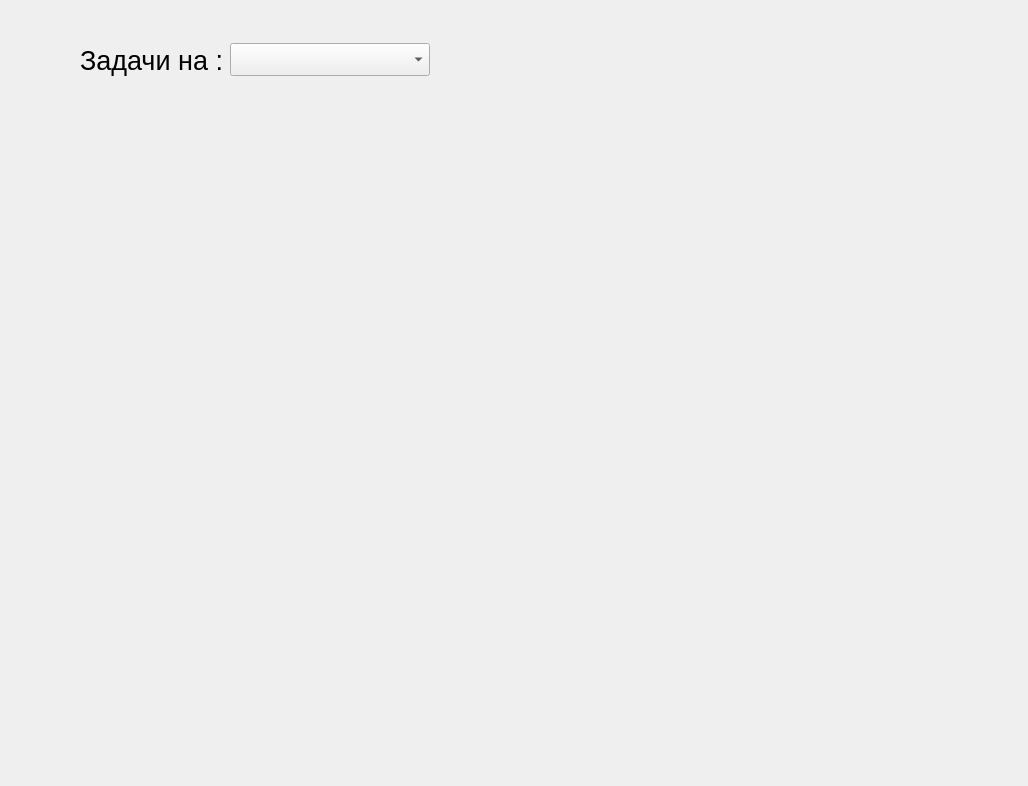
<?xml version="1.0" encoding="UTF-8"?>
<ui version="4.0">
 <class>Physics</class>
 <widget class="QMainWindow" name="Physics">
  <property name="geometry">
   <rect>
    <x>0</x>
    <y>0</y>
    <width>1028</width>
    <height>786</height>
   </rect>
  </property>
  <property name="windowTitle">
   <string>Physics</string>
  </property>
  <widget class="QWidget" name="centralwidget">
   <widget class="QWidget" name="horizontalLayoutWidget">
    <property name="geometry">
     <rect>
      <x>80</x>
      <y>20</y>
      <width>350</width>
      <height>80</height>
     </rect>
    </property>
    <layout class="QHBoxLayout" name="horizontalLayout">
     <item>
      <widget class="QLabel" name="label">
       <property name="font">
        <font>
         <pointsize>20</pointsize>
         <weight>50</weight>
         <bold>false</bold>
        </font>
       </property>
       <property name="text">
        <string>Задачи на :</string>
       </property>
      </widget>
     </item>
     <item>
      <widget class="QComboBox" name="comboBox">
       <property name="font">
        <font>
         <pointsize>16</pointsize>
        </font>
       </property>
       <item>
        <property name="text">
         <string/>
        </property>
       </item>
       <item>
        <property name="text">
         <string>Законы Ньютона</string>
        </property>
       </item>
       <item>
        <property name="text">
         <string>движение тела</string>
        </property>
       </item>
       <item>
        <property name="text">
         <string>Работу</string>
        </property>
       </item>
       <item>
        <property name="text">
         <string>Энергию</string>
        </property>
       </item>
       <item>
        <property name="text">
         <string>Момент импульса</string>
        </property>
       </item>
       <item>
        <property name="text">
         <string>Скорость</string>
        </property>
       </item>
       <item>
        <property name="text">
         <string>Ускорение</string>
        </property>
       </item>
       <item>
        <property name="text">
         <string>Мощность</string>
        </property>
       </item>
      </widget>
     </item>
    </layout>
   </widget>
   <widget class="QWidget" name="gridLayoutWidget">
    <property name="geometry">
     <rect>
      <x>9</x>
      <y>119</y>
      <width>1011</width>
      <height>631</height>
     </rect>
    </property>
    <layout class="QGridLayout" name="gridLayout"/>
   </widget>
  </widget>
 </widget>
 <resources/>
 <connections/>
</ui>
